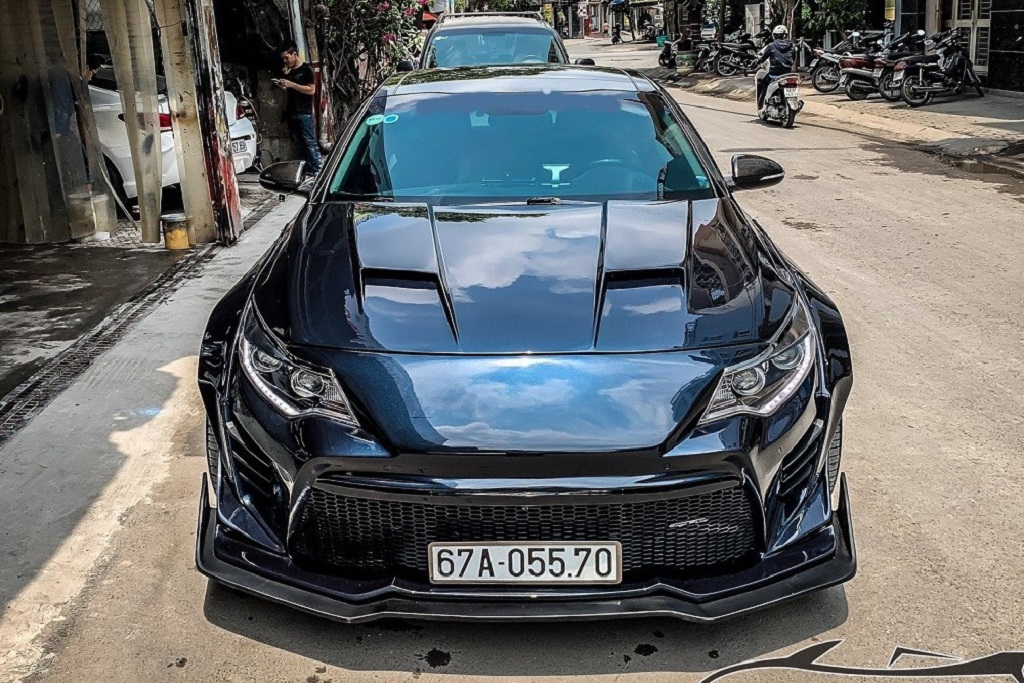
#> input picture data/test.jpg, 1024 x 683 px
$ jupyter execute --allow-errors detect.ipynb
#> lines starting #> are read from the running program, lines starting #| are printed output that depends on the picture; after the words box and inside, x2 and y2 are one past the last pixel; in counts of white or black regions, pixels touching at a corner belong together
[cell 1]
import cv2
from matplotlib import pyplot as plt
import numpy as np
import imutils
import easyocr

[cell 2]
import cv2
from matplotlib import pyplot as plt
import numpy as np
import imutils
import easyocr

img = cv2.imread('data/test.jpg')
#> img is the input picture: shape (683, 1024, 3); mean B, G, R 106.9, 106.1, 103.5
edges = cv2.Canny(img, 100, 200)
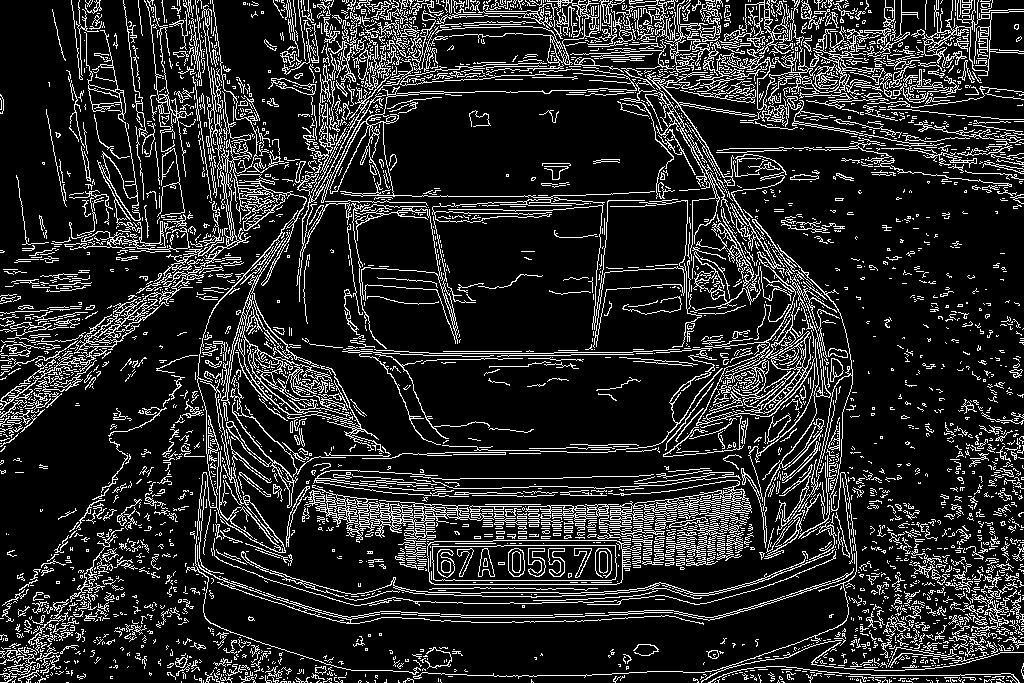
#> edges: shape (683, 1024); 15.6% white in thin lines or dots
plt.subplot(121),plt.imshow(img,cmap = 'gray')
plt.title('Original Image'), plt.xticks([]), plt.yticks([])
plt.subplot(122),plt.imshow(edges,cmap = 'gray')
plt.title('Edge Image'), plt.xticks([]), plt.yticks([])

plt.show()
#> figure, not shown here; B, G, R data is drawn as R, G, B

[cell 3]
img = cv2.imread('data/DL14.jpg')
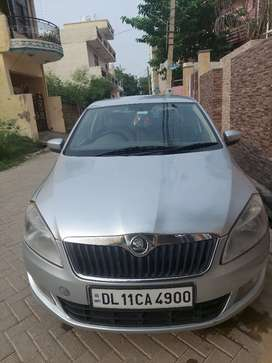
#> input picture data/DL14.jpg, 272 x 363 px
#> img is the input picture: shape (363, 272, 3); mean B, G, R 106.7, 108.3, 107.8
gray = cv2.cvtColor(img, cv2.COLOR_BGR2GRAY)
plt.imshow(cv2.cvtColor(gray, cv2.COLOR_BGR2RGB))

[cell 4]
bfilter = cv2.bilateralFilter(gray, 11, 17, 17) #Noise reduction
edged = cv2.Canny(bfilter, 250, 500) #Edge detection
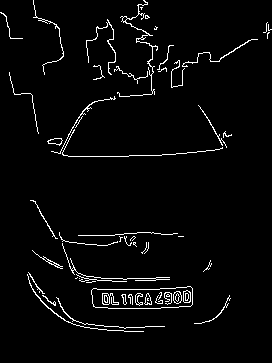
#> edged: shape (363, 272); 3.3% white in thin lines or dots
plt.imshow(cv2.cvtColor(edged, cv2.COLOR_BGR2RGB))

[cell 5]
keypoints = cv2.findContours(edged.copy(), cv2.RETR_TREE, cv2.CHAIN_APPROX_SIMPLE)
#> keypoints = 88 contours, 66 with area under 20; largest, box (x1, y1, x2, y2) and area: (91, 286, 193, 309) 1894, (91, 286, 193, 309) 1894, (173, 291, 182, 304) 80, (183, 290, 191, 303) 78, (173, 291, 182, 304) 77
contours = imutils.grab_contours(keypoints)
#> contours has the same summary as keypoints
contours = sorted(contours, key=cv2.contourArea, reverse=True)[:10]
#> contours = 10 contours; largest, box (x1, y1, x2, y2) and area: (91, 286, 193, 309) 1894, (91, 286, 193, 309) 1894, (173, 291, 182, 304) 80, (183, 290, 191, 303) 78, (173, 291, 182, 304) 77

[cell 6]
location = None
for contour in contours:
    approx = cv2.approxPolyDP(contour, 10, True)
    if len(approx) == 4:
        location = approx
        break
#> this loop made 1 pass
#> location on pass 1: [[192, 288], [91, 294], [95, 307], [178, 307]]

[cell 7]
location
#> Out = [[192, 288], [91, 294], [95, 307], [178, 307]]

[cell 8]
mask = np.zeros(gray.shape, np.uint8)
new_image = cv2.drawContours(mask, [location], 0,255, -1)
#> new_image: shape (363, 272); 1.6% white; 1 white region, box (x1, y1, x2, y2) and area: (91, 288, 193, 308) 1566
new_image = cv2.bitwise_and(img, img, mask=mask)
#> new_image: shape (363, 272, 3)

[cell 9]
plt.imshow(cv2.cvtColor(new_image, cv2.COLOR_BGR2RGB))
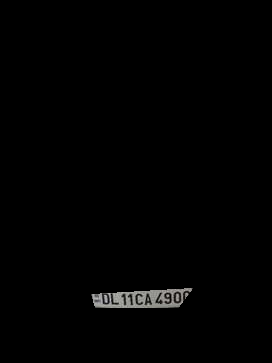
#> shown: shape (363, 272, 3); mean R, G, B 1.9, 1.9, 1.8

[cell 10]
(x,y) = np.where(mask==255)
#> x = 1566 values from 288 to 307; y = 1566 values, max 192 at index 8, min 91 at index 295, mean 141.7
(x1, y1) = (np.min(x), np.min(y))
#> x1 = 288; y1 = 91
(x2, y2) = (np.max(x), np.max(y))
#> x2 = 307; y2 = 192
cropped_image = gray[x1:x2+1, y1:y2+1]

[cell 11]
plt.imshow(cv2.cvtColor(cropped_image, cv2.COLOR_BGR2RGB))
cropped_image = cv2.cvtColor(cropped_image, cv2.COLOR_GRAY2BGR)
#> cropped_image: shape (20, 102, 3)
print(cropped_image.shape)
#| (20, 102, 3)

[cell 12]
def segment_characters(image) :

    # Hình ảnh biển số xe đã cắt tiền xử lý
    img_lp = cv2.resize(image, (333, 75))
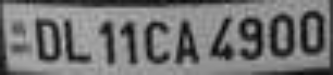
#> img_lp: shape (75, 333, 3); min 2, max 190, mean 114.7
    img_gray_lp = cv2.cvtColor(img_lp, cv2.COLOR_BGR2GRAY)
    _, img_binary_lp = cv2.threshold(img_gray_lp, 200, 255, cv2.THRESH_BINARY+cv2.THRESH_OTSU)
#> img_binary_lp: shape (75, 333); 67.1% white; 15 black regions (1 under 20 px), largest, box (x1, y1, x2, y2) and area: (0, 0, 255, 75) 1801, (300, 10, 325, 55) 760, (269, 13, 295, 58) 760
    img_binary_lp = cv2.erode(img_binary_lp, (3,3))
#> img_binary_lp: shape (75, 333); 64.7% white; 15 black regions (1 under 20 px), largest, box (x1, y1, x2, y2) and area: (0, 0, 255, 75) 2054, (269, 13, 295, 59) 798, (300, 10, 325, 56) 796
    img_binary_lp = cv2.dilate(img_binary_lp, (3,3))
#> img_binary_lp: shape (75, 333); 66.5% white; 15 black regions (1 under 20 px), largest, box (x1, y1, x2, y2) and area: (0, 0, 255, 75) 2022, (269, 14, 295, 59) 761, (300, 11, 325, 56) 760

    LP_WIDTH = img_binary_lp.shape[0]
#> LP_WIDTH = 75
    LP_HEIGHT = img_binary_lp.shape[1]
#> LP_HEIGHT = 333

    # Tạo đường viền màu trắng
    img_binary_lp[0:3,:] = 255
    img_binary_lp[:,0:3] = 255
    img_binary_lp[72:75,:] = 255
    img_binary_lp[:,330:333] = 255
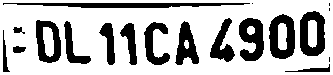
#> img_binary_lp: shape (75, 333); 72.5% white; 19 black regions (4 under 20 px)

    # Ước tính kích thước đường viền ký tự của biển số xe đã cắt
    dimensions = [LP_WIDTH/6,
                       LP_WIDTH/2,
                       LP_HEIGHT/10,
                       2*LP_HEIGHT/3]
#> dimensions = [12.5, 37.5, 33.3, 222]
    plt.imshow(img_binary_lp, cmap='gray')
    plt.show()
    cv2.imwrite('contour.jpg',img_binary_lp)

    char_list = find_contours(dimensions, img_binary_lp)

    return char_list

[cell 13]
def find_contours(dimensions, img) :

    # Tìm tất cả các đường viền trong ảnh
    cntrs, _ = cv2.findContours(img.copy(), cv2.RETR_TREE, cv2.CHAIN_APPROX_SIMPLE)
#> cntrs = 26 contours, 5 with area under 20; largest, box (x1, y1, x2, y2) and area: (0, 0, 333, 75) 24568, (2, 2, 251, 9) 1106, (299, 10, 326, 57) 1051, (268, 13, 296, 60) 1043, (35, 19, 62, 64) 960

    # Truy xuất kích thước tiềm năng
    lower_width = dimensions[0]
#> lower_width = 12.5
    upper_width = dimensions[1]
#> upper_width = 37.5
    lower_height = dimensions[2]
#> lower_height = 33.3
    upper_height = dimensions[3]
#> upper_height = 222

    # Sắp xếp các đường viền
    cntrs = sorted(cntrs, key = cv2.contourArea, reverse=True)[:15]
#> cntrs = 15 contours; largest, box (x1, y1, x2, y2) and area: (0, 0, 333, 75) 24568, (2, 2, 251, 9) 1106, (299, 10, 326, 57) 1051, (268, 13, 296, 60) 1043, (35, 19, 62, 64) 960

    ii = cv2.imread('contour.jpg')
#> ii: shape (75, 333, 3); min 0, max 255, mean 184.8

    x_cntr_list = []
    target_contours = []
    img_res = []
    for cntr in cntrs :
        # phát hiện đường viền trong ảnh nhị phân và trả về tọa độ của hình chữ nhật bao quanh nó
        intX, intY, intWidth, intHeight = cv2.boundingRect(cntr)

        # kiểm tra kích thước của đường viền để lọc ra các ký tự theo kích thước của đường viền
        if intWidth > lower_width and intWidth < upper_width and intHeight > lower_height and intHeight < upper_height :
            x_cntr_list.append(intX) # Lưu tọa độ x của đường viền ký tự

            char_copy = np.zeros((44,24))
            # trích xuất từng ký tự bằng tọa độ của hình chữ nhật
            char = img[intY:intY+intHeight, intX:intX+intWidth]
            char = cv2.resize(char, (20, 40))

            cv2.rectangle(ii, (intX,intY), (intWidth+intX, intY+intHeight), (50, 21, 200), 2)
            plt.imshow(ii, cmap='gray')

            # Đảo ngược color
            char = cv2.subtract(255, char)

            # Thay đổi kích thước hình ảnh thành 24x44 với viền đen
            char_copy[2:42, 2:22] = char
            char_copy[0:2, :] = 0
            char_copy[:, 0:2] = 0
            char_copy[42:44, :] = 0
            char_copy[:, 22:24] = 0

            img_res.append(char_copy) # Danh sách lưu trữ hình ảnh nhị phân của ký tự (chưa sắp xếp)
#> this loop made 15 passes
#> (intX, intY, intWidth, intHeight) on passes 2 to 13: (2, 2, 249, 7), (299, 10, 27, 47), (268, 13, 28, 47), (35, 19, 27, 45), (238, 17, 27, 45), (174, 20, 26, 46), (143, 21, 28, 45), (209, 17, 27, 46), (63, 20, 29, 45), (119, 22, 19, 44), (98, 22, 18, 44), (43, 27, 11, 30)
#> (cntr, intX, intY, intWidth, intHeight) on pass 1: ([[0, 0], [0, 74], [332, 74], [332, 0]], 0, 0, 333, 75)
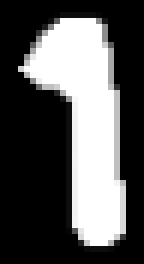
#> char_copy: shape (44, 24) float64 (shown 6 times larger); min 0, max 255, mean 86
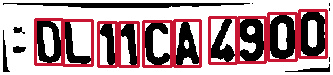
#> ii: shape (75, 333, 3); mean B, G, R 152.5, 147.7, 177
#> after the loop, img_res = 10 items; x_cntr_list = [299, 268, 35, 238, 174, 143, 209, 63, 119, 98]

    plt.show()
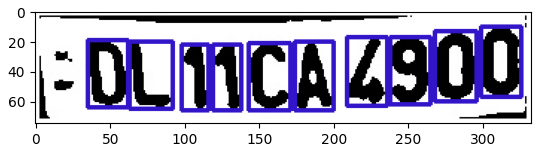
#> figure drawn by matplotlib, 1 panel; B, G, R data is drawn as R, G, B
    # Lưu trữ danh sách các chỉ số ký tự được sắp xếp
    indices = sorted(range(len(x_cntr_list)), key=lambda k: x_cntr_list[k])
#> indices = [2, 7, 9, 8, 5, 4, 6, 3, 1, 0]
    img_res_copy = []
    for idx in indices:
        img_res_copy.append(img_res[idx]) # lưu hình ảnh theo index
#> this loop made 10 passes
#> idx on passes 1, 2, 3, 4, 6, 8, 9, 10: 2, 7, 9, 8, 4, 3, 1, 0
#> after the loop, img_res_copy = 10 items
    img_res = np.array(img_res_copy)

    return img_res

[cell 14]
char = segment_characters(cropped_image)
num_characters = len(char)
#> num_characters = 10

[cell 15]
num_characters = len(char)

for i in range(num_characters):
    plt.subplot(1, num_characters, i+1)
    plt.imshow(char[i], cmap='gray')
    plt.axis('off')
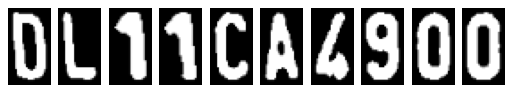
#> figure drawn by matplotlib, 10 panels

[cell 16]
from keras.models import model_from_json
from sklearn.preprocessing import LabelEncoder
json_file = open('models/Model.json', 'r')
#> (reads models/Model.json from the repository)
loaded_model_json = json_file.read()
json_file.close()

#> (the rest of this cell did not finish here and is left out)

[cell 17]
# Dự đoán đầu ra
def fix_dimension(img):
  new_img = np.zeros((80,80,3))
  for i in range(3):
    new_img[:,:,i] = img
  return new_img

def show_results(char):
    dic = {}
    characters = '0123456789ABCDEFGHIJKLMNOPQRSTUVWXYZ'
    for i, c in enumerate(characters):
        dic[i] = c

    output = []
    for ch in char:  # Lặp qua các ký tự
        img_ = cv2.resize(ch, (80, 80), interpolation=cv2.INTER_AREA)
        img = fix_dimension(img_)
        img = img.reshape(1, 80, 80, 3)
        y_ = model.predict(img)[0] # dự đoán đầu ra
        character = dic[np.argmax(y_)] # Tìm số lớp nhất trong y_
        output.append(character)

    plate_number = ''.join(output)

    return plate_number

[cell 18]
import matplotlib.pyplot as plt
import matplotlib.gridspec as gridspec
fig = plt.figure(figsize=(15, 3))
cols = len(char)
#> cols = 10
grid = gridspec.GridSpec(ncols=cols, nrows=1, figure=fig)

final_string = ''
#> (the rest of this cell did not finish here and is left out)
